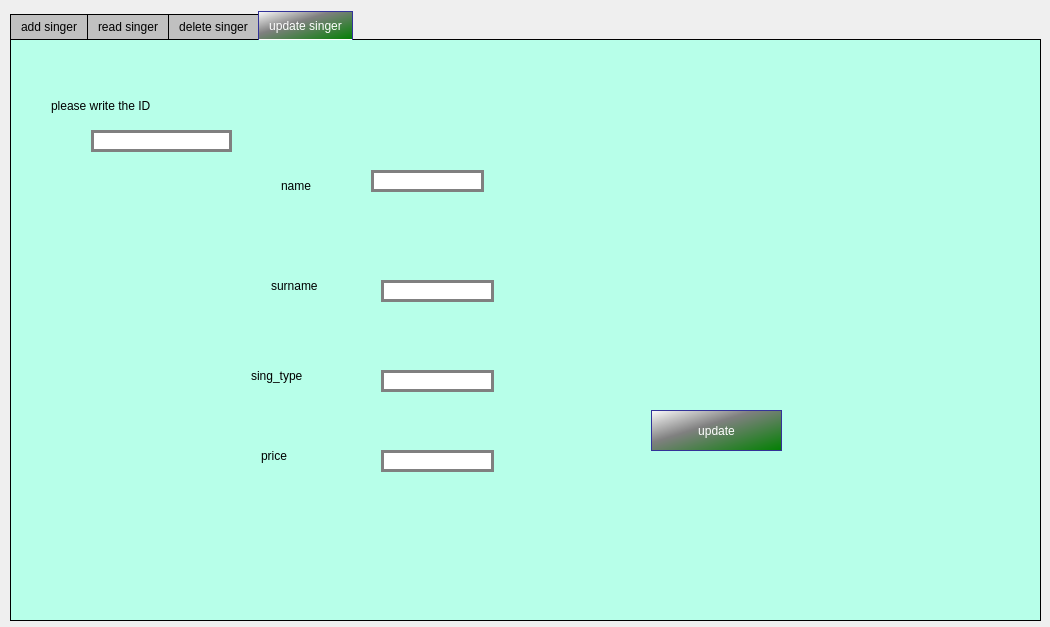
<?xml version="1.0" encoding="UTF-8"?>
<ui version="4.0">
 <class>zingeeer</class>
 <widget class="QDialog" name="zingeeer">
  <property name="geometry">
   <rect>
    <x>0</x>
    <y>0</y>
    <width>1050</width>
    <height>627</height>
   </rect>
  </property>
  <property name="windowTitle">
   <string>Dialog</string>
  </property>
  <property name="styleSheet">
   <string notr="true">QLineEdit {
	font: 75 8pt &quot;MS Shell Dlg 2&quot;;
border: 3px solid gray;
border-radius: 70pxt;
background: white;
}
QDateEdit {
	font: 75 8pt &quot;MS Shell Dlg 2&quot;;
border: 3px solid gray;
border-radius: 40pxt;
background: white;
}
QComboBox {
color: white;
background-color: QLinearGradient( x1: 0, y1: 0, x2: 0, y2: 1, stop: 0 #88d, stop: 0.1 #99e, stop: 0.49 #77c, stop: 0.5 #66b, stop: 1 #77c);
border-width: 1px;
border-color: #339;
border-style: solid;
}
QPushButton
{
 color: white;
background-color: qlineargradient(x1: 0, y1: 0, x2: 1, y2: 1,stop: 0 white, stop: 0.4 gray,stop: 1 green);
border-width: 1px;
border-color: #339;
border-style: solid;

}
QPushButton:pressed
{
    background-color: QLinearGradient( x1: 0, y1: 0, x2: 0, y2: 1, stop: 0 #2d2d2d, stop: 0.1 #2b2b2b, stop: 0.5 #292929, stop: 0.9 #282828, stop: 1 #252525);
}
QTabWidget::pane {
    border: 1px solid black;
    background: rgb(135, 135, 220);
}

QTabWidget::tab-bar:top {
    top: 1px;
}

QTabWidget::tab-bar:bottom {
    bottom: 1px;
}

QTabWidget::tab-bar:left {
    right: 1px;
}

QTabWidget::tab-bar:right {
    left: 1px;
}

QTabBar::tab {
    border: 1px solid black;
}

QTabBar::tab:selected {
   color: white;
background-color: qlineargradient(x1: 0, y1: 0, x2: 1, y2: 1,stop: 0 white, stop: 0.4 gray,stop: 1 green);
border-width: 1px;
border-color: #339;
border-style: solid;
}

QTabBar::tab:!selected {
    background: silver;
}

QTabBar::tab:!selected:hover {
    background: #999;
}

QTabBar::tab:top:!selected {
    margin-top: 3px;
}

QTabBar::tab:bottom:!selected {
    margin-bottom: 3px;
}

QTabBar::tab:top, QTabBar::tab:bottom {
    min-width: 8ex;
    margin-right: -1px;
    padding: 5px 10px 5px 10px;
}

QTabBar::tab:top:selected {
    border-bottom-color: none;
}

QTabBar::tab:bottom:selected {
    border-top-color: none;
}

QTabBar::tab:top:last, QTabBar::tab:bottom:last,
QTabBar::tab:top:only-one, QTabBar::tab:bottom:only-one {
    margin-right: 0;
}

QTabBar::tab:left:!selected {
    margin-right: 3px;
}

QTabBar::tab:right:!selected {
    margin-left: 3px;
}

QTabBar::tab:left, QTabBar::tab:right {
    min-height: 8ex;
    margin-bottom: -1px;
    padding: 10px 5px 10px 5px;
}

QTabBar::tab:left:selected {
    border-left-color: none;
}

QTabBar::tab:right:selected {
    border-right-color: blue;
}

QTabBar::tab:left:last, QTabBar::tab:right:last,
QTabBar::tab:left:only-one, QTabBar::tab:right:only-one {
    margin-bottom: 0;
}


</string>
  </property>
  <widget class="QTabWidget" name="managesinger">
   <property name="geometry">
    <rect>
     <x>10</x>
     <y>10</y>
     <width>1031</width>
     <height>611</height>
    </rect>
   </property>
   <property name="styleSheet">
    <string notr="true">QLabel{font: 11pt &quot;MS Shell Dlg 2&quot;;}
QTabWidget::pane {
    border: 1px solid black;
    background: rgb(183, 255, 233);}
QPushButton
{
 color: white;
background-color: qlineargradient(x1: 0, y1: 0, x2: 1, y2: 1,stop: 0 white, stop: 0.4 gray,stop: 1 green);
border-width: 1px;
border-color: #339;
border-style: solid;
font: 11pt &quot;MS Shell Dlg 2&quot;;}

</string>
   </property>
   <property name="currentIndex">
    <number>3</number>
   </property>
   <widget class="QWidget" name="tab">
    <attribute name="title">
     <string>add singer</string>
    </attribute>
    <widget class="QLabel" name="label">
     <property name="geometry">
      <rect>
       <x>20</x>
       <y>50</y>
       <width>91</width>
       <height>31</height>
      </rect>
     </property>
     <property name="text">
      <string>ID singer</string>
     </property>
    </widget>
    <widget class="QLabel" name="label_2">
     <property name="geometry">
      <rect>
       <x>30</x>
       <y>140</y>
       <width>71</width>
       <height>31</height>
      </rect>
     </property>
     <property name="text">
      <string>name</string>
     </property>
    </widget>
    <widget class="QLabel" name="label_3">
     <property name="geometry">
      <rect>
       <x>20</x>
       <y>230</y>
       <width>91</width>
       <height>31</height>
      </rect>
     </property>
     <property name="text">
      <string>surname</string>
     </property>
    </widget>
    <widget class="QLabel" name="label_4">
     <property name="geometry">
      <rect>
       <x>10</x>
       <y>310</y>
       <width>111</width>
       <height>31</height>
      </rect>
     </property>
     <property name="text">
      <string>song_type</string>
     </property>
    </widget>
    <widget class="QLineEdit" name="lineEdit_ID">
     <property name="geometry">
      <rect>
       <x>140</x>
       <y>60</y>
       <width>113</width>
       <height>22</height>
      </rect>
     </property>
    </widget>
    <widget class="QLineEdit" name="lineEdit_nom">
     <property name="geometry">
      <rect>
       <x>140</x>
       <y>150</y>
       <width>113</width>
       <height>22</height>
      </rect>
     </property>
    </widget>
    <widget class="QLineEdit" name="lineEdit_prenom">
     <property name="geometry">
      <rect>
       <x>140</x>
       <y>240</y>
       <width>113</width>
       <height>22</height>
      </rect>
     </property>
    </widget>
    <widget class="QLineEdit" name="lineEdit_typechant">
     <property name="geometry">
      <rect>
       <x>140</x>
       <y>320</y>
       <width>113</width>
       <height>22</height>
      </rect>
     </property>
    </widget>
    <widget class="QPushButton" name="pushButton">
     <property name="geometry">
      <rect>
       <x>460</x>
       <y>140</y>
       <width>101</width>
       <height>31</height>
      </rect>
     </property>
     <property name="text">
      <string>add</string>
     </property>
    </widget>
    <widget class="QPushButton" name="pushButton_2">
     <property name="geometry">
      <rect>
       <x>460</x>
       <y>230</y>
       <width>101</width>
       <height>41</height>
      </rect>
     </property>
     <property name="text">
      <string>cancel</string>
     </property>
    </widget>
    <widget class="QLabel" name="label_10">
     <property name="geometry">
      <rect>
       <x>30</x>
       <y>380</y>
       <width>71</width>
       <height>31</height>
      </rect>
     </property>
     <property name="text">
      <string>price</string>
     </property>
    </widget>
    <widget class="QLineEdit" name="lineEdit_prix">
     <property name="geometry">
      <rect>
       <x>140</x>
       <y>390</y>
       <width>113</width>
       <height>22</height>
      </rect>
     </property>
    </widget>
   </widget>
   <widget class="QWidget" name="tab_2">
    <attribute name="title">
     <string>read singer</string>
    </attribute>
    <widget class="QTableView" name="table_chant">
     <property name="geometry">
      <rect>
       <x>20</x>
       <y>11</y>
       <width>751</width>
       <height>371</height>
      </rect>
     </property>
    </widget>
    <widget class="QPushButton" name="pushButton_5">
     <property name="geometry">
      <rect>
       <x>810</x>
       <y>100</y>
       <width>131</width>
       <height>41</height>
      </rect>
     </property>
     <property name="text">
      <string>sort by ID</string>
     </property>
    </widget>
    <widget class="QPushButton" name="pushButton_6">
     <property name="geometry">
      <rect>
       <x>810</x>
       <y>190</y>
       <width>141</width>
       <height>41</height>
      </rect>
     </property>
     <property name="text">
      <string>sort by name</string>
     </property>
    </widget>
    <widget class="QPushButton" name="pushButton_7">
     <property name="geometry">
      <rect>
       <x>810</x>
       <y>300</y>
       <width>131</width>
       <height>41</height>
      </rect>
     </property>
     <property name="text">
      <string>sort by price</string>
     </property>
    </widget>
    <widget class="QPushButton" name="pushButton_8">
     <property name="geometry">
      <rect>
       <x>50</x>
       <y>467</y>
       <width>93</width>
       <height>41</height>
      </rect>
     </property>
     <property name="text">
      <string>search</string>
     </property>
    </widget>
    <widget class="QPushButton" name="pushButton_9">
     <property name="geometry">
      <rect>
       <x>310</x>
       <y>467</y>
       <width>93</width>
       <height>41</height>
      </rect>
     </property>
     <property name="text">
      <string>search</string>
     </property>
    </widget>
    <widget class="QPushButton" name="pushButton_10">
     <property name="geometry">
      <rect>
       <x>530</x>
       <y>470</y>
       <width>93</width>
       <height>41</height>
      </rect>
     </property>
     <property name="text">
      <string>search</string>
     </property>
    </widget>
    <widget class="QLineEdit" name="lineEdit_searchname">
     <property name="geometry">
      <rect>
       <x>40</x>
       <y>440</y>
       <width>113</width>
       <height>22</height>
      </rect>
     </property>
    </widget>
    <widget class="QLineEdit" name="lineEdit_searchmusic">
     <property name="geometry">
      <rect>
       <x>300</x>
       <y>440</y>
       <width>113</width>
       <height>22</height>
      </rect>
     </property>
    </widget>
    <widget class="QLineEdit" name="lineEdit_searchprice">
     <property name="geometry">
      <rect>
       <x>520</x>
       <y>440</y>
       <width>113</width>
       <height>22</height>
      </rect>
     </property>
    </widget>
    <widget class="QLabel" name="label_12">
     <property name="geometry">
      <rect>
       <x>70</x>
       <y>400</y>
       <width>56</width>
       <height>31</height>
      </rect>
     </property>
     <property name="text">
      <string>nom</string>
     </property>
    </widget>
    <widget class="QLabel" name="label_13">
     <property name="geometry">
      <rect>
       <x>300</x>
       <y>400</y>
       <width>101</width>
       <height>31</height>
      </rect>
     </property>
     <property name="text">
      <string>music_type</string>
     </property>
    </widget>
    <widget class="QLabel" name="label_14">
     <property name="geometry">
      <rect>
       <x>560</x>
       <y>395</y>
       <width>56</width>
       <height>31</height>
      </rect>
     </property>
     <property name="text">
      <string>price</string>
     </property>
    </widget>
    <widget class="QPushButton" name="pushButton_11">
     <property name="geometry">
      <rect>
       <x>840</x>
       <y>470</y>
       <width>121</width>
       <height>41</height>
      </rect>
     </property>
     <property name="text">
      <string>print</string>
     </property>
    </widget>
    <widget class="QLabel" name="label_15">
     <property name="geometry">
      <rect>
       <x>780</x>
       <y>425</y>
       <width>171</width>
       <height>31</height>
      </rect>
     </property>
     <property name="text">
      <string>print singer's list:</string>
     </property>
    </widget>
   </widget>
   <widget class="QWidget" name="tab_3">
    <attribute name="title">
     <string>delete singer</string>
    </attribute>
    <widget class="QLabel" name="label_5">
     <property name="geometry">
      <rect>
       <x>50</x>
       <y>130</y>
       <width>61</width>
       <height>31</height>
      </rect>
     </property>
     <property name="text">
      <string>ID</string>
     </property>
    </widget>
    <widget class="QLineEdit" name="LineEdit_key">
     <property name="geometry">
      <rect>
       <x>140</x>
       <y>140</y>
       <width>113</width>
       <height>22</height>
      </rect>
     </property>
    </widget>
    <widget class="QPushButton" name="pushButton_3">
     <property name="geometry">
      <rect>
       <x>470</x>
       <y>210</y>
       <width>131</width>
       <height>41</height>
      </rect>
     </property>
     <property name="text">
      <string>delete</string>
     </property>
    </widget>
    <widget class="QLabel" name="label_9">
     <property name="geometry">
      <rect>
       <x>40</x>
       <y>60</y>
       <width>671</width>
       <height>31</height>
      </rect>
     </property>
     <property name="text">
      <string>Please put the ID of the band you want to delete in the box below:</string>
     </property>
    </widget>
   </widget>
   <widget class="QWidget" name="tab_4">
    <attribute name="title">
     <string>update singer</string>
    </attribute>
    <widget class="QLabel" name="label_6">
     <property name="geometry">
      <rect>
       <x>40</x>
       <y>50</y>
       <width>261</width>
       <height>31</height>
      </rect>
     </property>
     <property name="text">
      <string>please write the ID</string>
     </property>
    </widget>
    <widget class="QLineEdit" name="LineEdit_10">
     <property name="geometry">
      <rect>
       <x>80</x>
       <y>90</y>
       <width>141</width>
       <height>22</height>
      </rect>
     </property>
    </widget>
    <widget class="QLabel" name="label_7">
     <property name="geometry">
      <rect>
       <x>270</x>
       <y>130</y>
       <width>56</width>
       <height>31</height>
      </rect>
     </property>
     <property name="text">
      <string>name</string>
     </property>
    </widget>
    <widget class="QLabel" name="label_8">
     <property name="geometry">
      <rect>
       <x>260</x>
       <y>230</y>
       <width>91</width>
       <height>31</height>
      </rect>
     </property>
     <property name="text">
      <string>surname</string>
     </property>
    </widget>
    <widget class="QLabel" name="label_price">
     <property name="geometry">
      <rect>
       <x>240</x>
       <y>320</y>
       <width>121</width>
       <height>31</height>
      </rect>
     </property>
     <property name="text">
      <string>sing_type</string>
     </property>
    </widget>
    <widget class="QLineEdit" name="LineEdit_11">
     <property name="geometry">
      <rect>
       <x>360</x>
       <y>130</y>
       <width>113</width>
       <height>22</height>
      </rect>
     </property>
    </widget>
    <widget class="QLineEdit" name="LineEdit_12">
     <property name="geometry">
      <rect>
       <x>370</x>
       <y>240</y>
       <width>113</width>
       <height>22</height>
      </rect>
     </property>
    </widget>
    <widget class="QLineEdit" name="LineEdit_13">
     <property name="geometry">
      <rect>
       <x>370</x>
       <y>330</y>
       <width>113</width>
       <height>22</height>
      </rect>
     </property>
    </widget>
    <widget class="QPushButton" name="pushButton_4">
     <property name="geometry">
      <rect>
       <x>640</x>
       <y>370</y>
       <width>131</width>
       <height>41</height>
      </rect>
     </property>
     <property name="text">
      <string>update</string>
     </property>
    </widget>
    <widget class="QLineEdit" name="lineEdit_price">
     <property name="geometry">
      <rect>
       <x>370</x>
       <y>410</y>
       <width>113</width>
       <height>22</height>
      </rect>
     </property>
    </widget>
    <widget class="QLabel" name="label_11">
     <property name="geometry">
      <rect>
       <x>250</x>
       <y>400</y>
       <width>71</width>
       <height>31</height>
      </rect>
     </property>
     <property name="text">
      <string>price</string>
     </property>
    </widget>
   </widget>
  </widget>
 </widget>
 <resources/>
 <connections/>
</ui>
